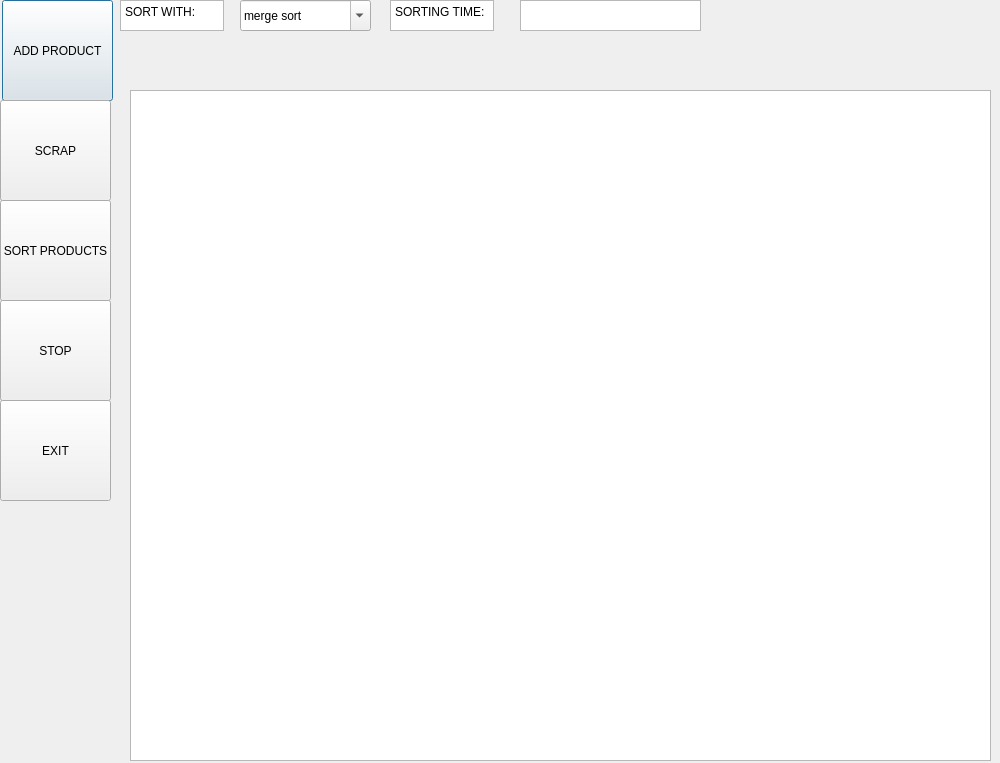
<?xml version="1.0" encoding="UTF-8"?>
<ui version="4.0">
 <class>Dialog</class>
 <widget class="QDialog" name="Dialog">
  <property name="geometry">
   <rect>
    <x>0</x>
    <y>0</y>
    <width>1000</width>
    <height>763</height>
   </rect>
  </property>
  <property name="windowTitle">
   <string>Dialog</string>
  </property>
  <widget class="QPushButton" name="ADDPRODUCT">
   <property name="geometry">
    <rect>
     <x>2</x>
     <y>0</y>
     <width>111</width>
     <height>101</height>
    </rect>
   </property>
   <property name="text">
    <string>ADD PRODUCT</string>
   </property>
  </widget>
  <widget class="QPushButton" name="ADDPRODUCT_2">
   <property name="geometry">
    <rect>
     <x>0</x>
     <y>400</y>
     <width>111</width>
     <height>101</height>
    </rect>
   </property>
   <property name="text">
    <string>EXIT</string>
   </property>
  </widget>
  <widget class="QPushButton" name="ADDPRODUCT_3">
   <property name="geometry">
    <rect>
     <x>0</x>
     <y>200</y>
     <width>111</width>
     <height>101</height>
    </rect>
   </property>
   <property name="text">
    <string>SORT PRODUCTS</string>
   </property>
  </widget>
  <widget class="QPushButton" name="ADDPRODUCT_4">
   <property name="geometry">
    <rect>
     <x>0</x>
     <y>100</y>
     <width>111</width>
     <height>101</height>
    </rect>
   </property>
   <property name="text">
    <string>SCRAP</string>
   </property>
  </widget>
  <widget class="QComboBox" name="comboBox">
   <property name="geometry">
    <rect>
     <x>240</x>
     <y>0</y>
     <width>131</width>
     <height>31</height>
    </rect>
   </property>
   <property name="editable">
    <bool>true</bool>
   </property>
   <property name="currentText">
    <string>merge sort</string>
   </property>
   <item>
    <property name="text">
     <string>merge sort</string>
    </property>
   </item>
   <item>
    <property name="text">
     <string>insertion sort</string>
    </property>
   </item>
   <item>
    <property name="text">
     <string>selection sort</string>
    </property>
   </item>
   <item>
    <property name="text">
     <string>quick sort</string>
    </property>
   </item>
   <item>
    <property name="text">
     <string>bubble sort</string>
    </property>
   </item>
   <item>
    <property name="text">
     <string>radix sort</string>
    </property>
   </item>
   <item>
    <property name="text">
     <string>counting sort</string>
    </property>
   </item>
   <item>
    <property name="text">
     <string>bucket sort</string>
    </property>
   </item>
  </widget>
  <widget class="QPlainTextEdit" name="plainTextEdit">
   <property name="geometry">
    <rect>
     <x>120</x>
     <y>0</y>
     <width>104</width>
     <height>31</height>
    </rect>
   </property>
   <property name="plainText">
    <string>SORT WITH:</string>
   </property>
  </widget>
  <widget class="QPlainTextEdit" name="plainTextEdit_2">
   <property name="geometry">
    <rect>
     <x>390</x>
     <y>0</y>
     <width>104</width>
     <height>31</height>
    </rect>
   </property>
   <property name="plainText">
    <string>SORTING TIME:</string>
   </property>
  </widget>
  <widget class="QPlainTextEdit" name="plainTextEdit_3">
   <property name="geometry">
    <rect>
     <x>520</x>
     <y>0</y>
     <width>181</width>
     <height>31</height>
    </rect>
   </property>
  </widget>
  <widget class="QPushButton" name="ADDPRODUCT_5">
   <property name="geometry">
    <rect>
     <x>0</x>
     <y>300</y>
     <width>111</width>
     <height>101</height>
    </rect>
   </property>
   <property name="text">
    <string>STOP</string>
   </property>
  </widget>
  <widget class="QTableView" name="tableView">
   <property name="geometry">
    <rect>
     <x>130</x>
     <y>90</y>
     <width>861</width>
     <height>671</height>
    </rect>
   </property>
   <attribute name="horizontalHeaderCascadingSectionResizes">
    <bool>true</bool>
   </attribute>
  </widget>
 </widget>
 <resources/>
 <connections/>
</ui>
